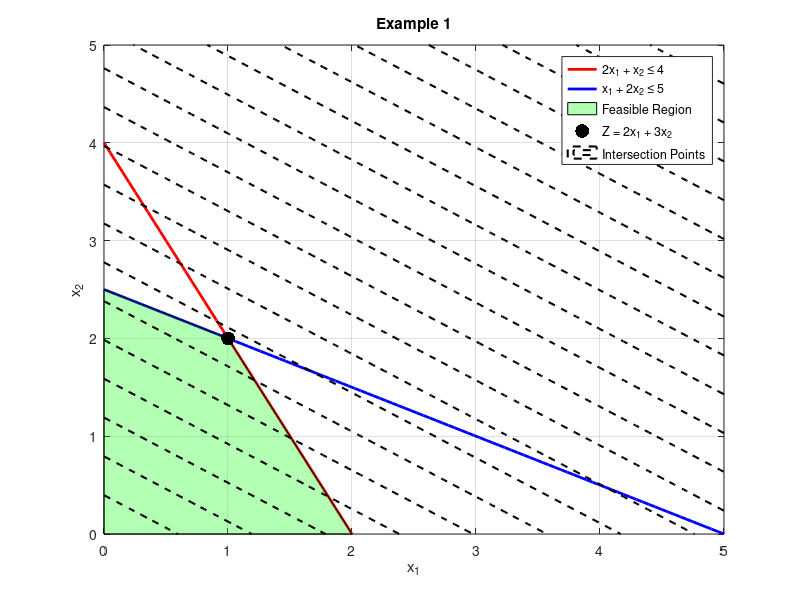

Source code (MATLAB):
% Define the inequalities
x = linspace(0, 5, 100); % Create a range of x values
ineq1 = 4 - 2*x; % 2x1 + x2 <= 4 => x2 <= 4 - 2x1
ineq2 = (5 - x)/2; % x1 + 2x2 <= 5 => x2 <= (5 - x1)/2

% Find points of intersection
A = [2, 1; 1, 2]; % Coefficients matrix
B = [4; 5]; % Right-hand side vector
intersection_points = linsolve(A, B);

% Plot the inequalities
figure;
plot(x, ineq1, 'r', 'LineWidth', 2); % Plotting 2x1 + x2 <= 4 in red
hold on;
plot(x, ineq2, 'b', 'LineWidth', 2); % Plotting x1 + 2x2 <= 5 in blue
ylim([0, 5]); % Set y-axis limits
xlim([0, 5]); % Set x-axis limits
xlabel('x_1');
ylabel('x_2');
title('Example 1');

% Highlight the correct feasible region
x_fill = linspace(0, min(2,5)); % x-values for filling the feasible region
y_fill = min(4 - 2*x_fill, (5 - x_fill)/2); % y-values for filling
fill([x_fill, 0], [y_fill, 0], 'g', 'FaceAlpha', 0.3); % Fill the correct feasible region in green

% Mark points of intersection
scatter(intersection_points(1, 1), intersection_points(2, 1), 100, 'k', 'filled');

% Add contour plot for Z = 2x1 + 3x2 with dashed lines
[X, Y] = meshgrid(linspace(0, 5, 100), linspace(0, 5, 100));
Z = 2*X + 3*Y;
contour(X, Y, Z, 20, 'k--', 'LineWidth', 1.5); % Dashed contour plot in black

legend('2x_1 + x_2 \leq 4', 'x_1 + 2x_2 \leq 5', 'Feasible Region', 'Z = 2x_1 + 3x_2', 'Intersection Points');
grid on;
